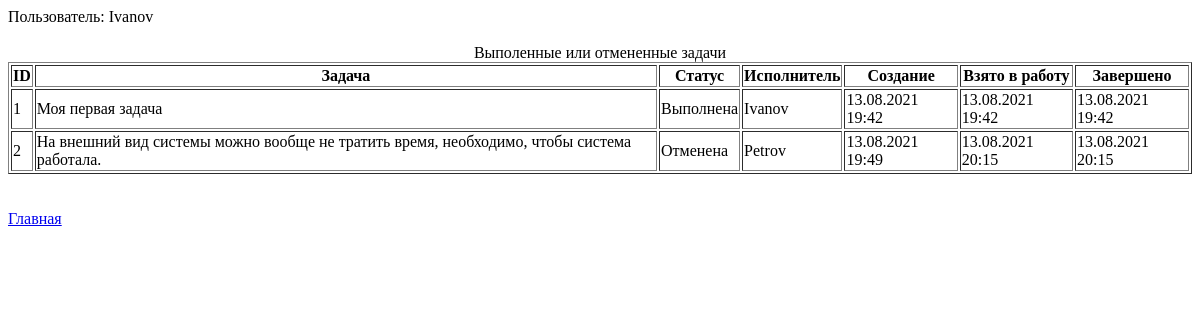
Page /arhiv (signed in) on the earlier database version.
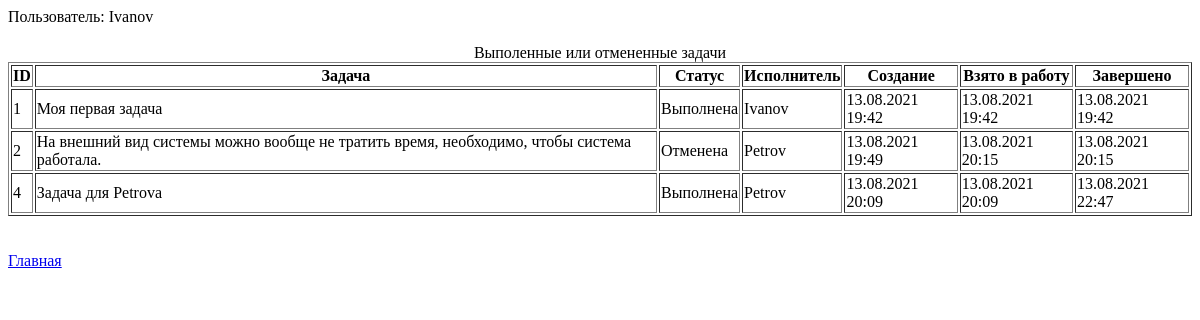
Same page on the later database version.
### tables this page shows
CREATE TABLE tasks (
	id INTEGER NOT NULL, 
	task VARCHAR, 
	status VARCHAR, 
	fio VARCHAR, 
	"create" DATETIME, 
	work DATETIME, 
	complete DATETIME, 
	PRIMARY KEY (id)
);

### tasks.py (the view)
@app.route('/arhiv')
def arhiv():
    if session.get('logged_in'):
        conn = engine.connect()
        s = tasks.select().where(or_(tasks.c.status == 'Выполнена', tasks.c.status == 'Отменена'))
        tasks_arhiv = conn.execute(s)
        return render_template('arhiv.html', tasks_arhiv = tasks_arhiv, login = session['login'])
    else:
        return render_template('login.html')

### templates/arhiv.html (shortened to what this page needs)
<!DOCTYPE html>
<html lang="en">
<head>
</head>
<body>
Пользователь:  {{login}}
<br>
<br>
<table>
  <table border="1">
   <caption>Выполенные или отмененные задачи</caption>
   <tr>
    <th>ID</th>
    <th>Задача</th>
    <th>Статус</th>
    <th>Исполнитель</th>
       <th>Создание</th>
       <th>Взято в работу</th>
       <th>Завершено</th>
   </tr>
{% for task in tasks_arhiv %}
<tr> <td>{{ task.id }} </td> <td> {{ task.task }} </td> <td> {{ task.status }} </td> <td> {{ task.fio }} </td>
    <td>{{ task.create.strftime('%d.%m.%Y %H:%M') }} </td> <td>{{ task.work.strftime('%d.%m.%Y %H:%M') }} </td> <td>{{ task.complete.strftime('%d.%m.%Y %H:%M') }} </td>
</tr>
{% endfor %}
</table>
<br>
<br>
<a href="{{ url_for('show')}}">Главная</a>
</body>
</html>

Differences in the rows shown:
now on this page (row edited): tasks: id "4", task "Задача для Petrova", status "Выполнена", fio "Petrov", create "13.08.2021 20:09", work "13.08.2021 20:09", complete "13.08.2021 22:47"
